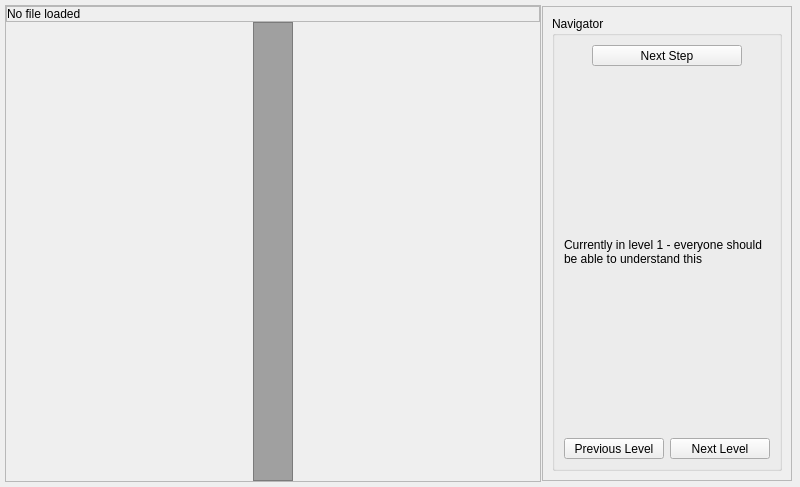
<?xml version="1.0" encoding="UTF-8"?>
<ui version="4.0">
 <class>MainWindowViewMode</class>
 <widget class="QMainWindow" name="MainWindowViewMode">
  <property name="geometry">
   <rect>
    <x>0</x>
    <y>0</y>
    <width>800</width>
    <height>487</height>
   </rect>
  </property>
  <property name="sizePolicy">
   <sizepolicy hsizetype="Expanding" vsizetype="Expanding">
    <horstretch>0</horstretch>
    <verstretch>0</verstretch>
   </sizepolicy>
  </property>
  <property name="windowTitle">
   <string>gds - View Mode</string>
  </property>
  <property name="windowIcon">
   <iconset>
    <normaloff>gds_icon/gds_icon.bmp</normaloff>gds_icon/gds_icon.bmp</iconset>
  </property>
  <widget class="QWidget" name="centralwidget">
   <property name="sizePolicy">
    <sizepolicy hsizetype="Expanding" vsizetype="Expanding">
     <horstretch>0</horstretch>
     <verstretch>0</verstretch>
    </sizepolicy>
   </property>
   <property name="maximumSize">
    <size>
     <width>16777215</width>
     <height>16777215</height>
    </size>
   </property>
   <layout class="QHBoxLayout" name="horizontalLayout_2">
    <property name="spacing">
     <number>0</number>
    </property>
    <property name="margin">
     <number>5</number>
    </property>
    <item>
     <layout class="QHBoxLayout" name="horizontalLayout">
      <item>
       <widget class="QWidget" name="containerWidget" native="true">
        <property name="sizePolicy">
         <sizepolicy hsizetype="Expanding" vsizetype="Expanding">
          <horstretch>0</horstretch>
          <verstretch>0</verstretch>
         </sizepolicy>
        </property>
        <property name="minimumSize">
         <size>
          <width>0</width>
          <height>0</height>
         </size>
        </property>
        <property name="maximumSize">
         <size>
          <width>16777215</width>
          <height>16777215</height>
         </size>
        </property>
        <layout class="QHBoxLayout" name="horizontalLayout_5">
         <property name="spacing">
          <number>0</number>
         </property>
         <property name="margin">
          <number>0</number>
         </property>
         <item>
          <layout class="QVBoxLayout" name="verticalLayout_4">
           <property name="spacing">
            <number>0</number>
           </property>
           <property name="sizeConstraint">
            <enum>QLayout::SetDefaultConstraint</enum>
           </property>
           <property name="margin">
            <number>0</number>
           </property>
           <item>
            <widget class="QFrame" name="codePane">
             <property name="frameShape">
              <enum>QFrame::StyledPanel</enum>
             </property>
             <property name="frameShadow">
              <enum>QFrame::Raised</enum>
             </property>
             <layout class="QVBoxLayout" name="verticalLayout_5">
              <property name="spacing">
               <number>0</number>
              </property>
              <property name="margin">
               <number>0</number>
              </property>
              <item>
               <widget class="QFrame" name="frame_2">
                <property name="frameShape">
                 <enum>QFrame::StyledPanel</enum>
                </property>
                <property name="frameShadow">
                 <enum>QFrame::Raised</enum>
                </property>
                <layout class="QHBoxLayout" name="horizontalLayout_6">
                 <property name="spacing">
                  <number>3</number>
                 </property>
                 <property name="margin">
                  <number>0</number>
                 </property>
                 <item>
                  <widget class="QLabel" name="fileLabel">
                   <property name="text">
                    <string>No file loaded</string>
                   </property>
                   <property name="wordWrap">
                    <bool>true</bool>
                   </property>
                  </widget>
                 </item>
                </layout>
               </widget>
              </item>
              <item>
               <layout class="QHBoxLayout" name="codeLayout">
                <property name="spacing">
                 <number>0</number>
                </property>
                <item>
                 <widget class="QTextEdit" name="lineCounter">
                  <property name="minimumSize">
                   <size>
                    <width>40</width>
                    <height>0</height>
                   </size>
                  </property>
                  <property name="maximumSize">
                   <size>
                    <width>40</width>
                    <height>16777215</height>
                   </size>
                  </property>
                  <property name="palette">
                   <palette>
                    <active>
                     <colorrole role="Button">
                      <brush brushstyle="SolidPattern">
                       <color alpha="255">
                        <red>160</red>
                        <green>160</green>
                        <blue>160</blue>
                       </color>
                      </brush>
                     </colorrole>
                     <colorrole role="Light">
                      <brush brushstyle="SolidPattern">
                       <color alpha="255">
                        <red>160</red>
                        <green>160</green>
                        <blue>160</blue>
                       </color>
                      </brush>
                     </colorrole>
                     <colorrole role="Midlight">
                      <brush brushstyle="SolidPattern">
                       <color alpha="255">
                        <red>160</red>
                        <green>160</green>
                        <blue>160</blue>
                       </color>
                      </brush>
                     </colorrole>
                     <colorrole role="Base">
                      <brush brushstyle="SolidPattern">
                       <color alpha="255">
                        <red>160</red>
                        <green>160</green>
                        <blue>160</blue>
                       </color>
                      </brush>
                     </colorrole>
                     <colorrole role="Window">
                      <brush brushstyle="SolidPattern">
                       <color alpha="255">
                        <red>160</red>
                        <green>160</green>
                        <blue>160</blue>
                       </color>
                      </brush>
                     </colorrole>
                     <colorrole role="AlternateBase">
                      <brush brushstyle="SolidPattern">
                       <color alpha="255">
                        <red>160</red>
                        <green>160</green>
                        <blue>160</blue>
                       </color>
                      </brush>
                     </colorrole>
                    </active>
                    <inactive>
                     <colorrole role="Button">
                      <brush brushstyle="SolidPattern">
                       <color alpha="255">
                        <red>160</red>
                        <green>160</green>
                        <blue>160</blue>
                       </color>
                      </brush>
                     </colorrole>
                     <colorrole role="Light">
                      <brush brushstyle="SolidPattern">
                       <color alpha="255">
                        <red>160</red>
                        <green>160</green>
                        <blue>160</blue>
                       </color>
                      </brush>
                     </colorrole>
                     <colorrole role="Midlight">
                      <brush brushstyle="SolidPattern">
                       <color alpha="255">
                        <red>160</red>
                        <green>160</green>
                        <blue>160</blue>
                       </color>
                      </brush>
                     </colorrole>
                     <colorrole role="Base">
                      <brush brushstyle="SolidPattern">
                       <color alpha="255">
                        <red>160</red>
                        <green>160</green>
                        <blue>160</blue>
                       </color>
                      </brush>
                     </colorrole>
                     <colorrole role="Window">
                      <brush brushstyle="SolidPattern">
                       <color alpha="255">
                        <red>160</red>
                        <green>160</green>
                        <blue>160</blue>
                       </color>
                      </brush>
                     </colorrole>
                     <colorrole role="AlternateBase">
                      <brush brushstyle="SolidPattern">
                       <color alpha="255">
                        <red>160</red>
                        <green>160</green>
                        <blue>160</blue>
                       </color>
                      </brush>
                     </colorrole>
                    </inactive>
                    <disabled>
                     <colorrole role="Button">
                      <brush brushstyle="SolidPattern">
                       <color alpha="255">
                        <red>160</red>
                        <green>160</green>
                        <blue>160</blue>
                       </color>
                      </brush>
                     </colorrole>
                     <colorrole role="Light">
                      <brush brushstyle="SolidPattern">
                       <color alpha="255">
                        <red>160</red>
                        <green>160</green>
                        <blue>160</blue>
                       </color>
                      </brush>
                     </colorrole>
                     <colorrole role="Midlight">
                      <brush brushstyle="SolidPattern">
                       <color alpha="255">
                        <red>160</red>
                        <green>160</green>
                        <blue>160</blue>
                       </color>
                      </brush>
                     </colorrole>
                     <colorrole role="Base">
                      <brush brushstyle="SolidPattern">
                       <color alpha="255">
                        <red>160</red>
                        <green>160</green>
                        <blue>160</blue>
                       </color>
                      </brush>
                     </colorrole>
                     <colorrole role="Window">
                      <brush brushstyle="SolidPattern">
                       <color alpha="255">
                        <red>160</red>
                        <green>160</green>
                        <blue>160</blue>
                       </color>
                      </brush>
                     </colorrole>
                     <colorrole role="AlternateBase">
                      <brush brushstyle="SolidPattern">
                       <color alpha="255">
                        <red>160</red>
                        <green>160</green>
                        <blue>160</blue>
                       </color>
                      </brush>
                     </colorrole>
                    </disabled>
                   </palette>
                  </property>
                  <property name="verticalScrollBarPolicy">
                   <enum>Qt::ScrollBarAlwaysOff</enum>
                  </property>
                  <property name="horizontalScrollBarPolicy">
                   <enum>Qt::ScrollBarAlwaysOff</enum>
                  </property>
                  <property name="lineWrapMode">
                   <enum>QTextEdit::NoWrap</enum>
                  </property>
                  <property name="readOnly">
                   <bool>true</bool>
                  </property>
                 </widget>
                </item>
               </layout>
              </item>
             </layout>
            </widget>
           </item>
          </layout>
         </item>
        </layout>
       </widget>
      </item>
      <item>
       <layout class="QVBoxLayout" name="centralArea" stretch="0,0,0">
        <property name="spacing">
         <number>0</number>
        </property>
        <property name="margin">
         <number>1</number>
        </property>
        <item>
         <layout class="QGridLayout" name="graphLayout">
          <property name="horizontalSpacing">
           <number>0</number>
          </property>
         </layout>
        </item>
        <item>
         <layout class="QGridLayout" name="gridLayout" rowstretch="0">
          <property name="spacing">
           <number>0</number>
          </property>
          <item row="0" column="0">
           <widget class="QFrame" name="frame">
            <property name="frameShape">
             <enum>QFrame::StyledPanel</enum>
            </property>
            <property name="frameShadow">
             <enum>QFrame::Raised</enum>
            </property>
            <layout class="QVBoxLayout" name="verticalLayout">
             <item>
              <widget class="QGroupBox" name="groupBox">
               <property name="title">
                <string>Navigator</string>
               </property>
               <layout class="QVBoxLayout" name="verticalLayout_2">
                <item>
                 <layout class="QHBoxLayout" name="horizontalLayout_4">
                  <item>
                   <widget class="QToolButton" name="nextStepBtn">
                    <property name="minimumSize">
                     <size>
                      <width>150</width>
                      <height>20</height>
                     </size>
                    </property>
                    <property name="text">
                     <string>Next Step</string>
                    </property>
                   </widget>
                  </item>
                 </layout>
                </item>
                <item>
                 <widget class="QLabel" name="currentLevelLabel">
                  <property name="text">
                   <string>Currently in level 1 - everyone should be able to understand this</string>
                  </property>
                  <property name="wordWrap">
                   <bool>true</bool>
                  </property>
                 </widget>
                </item>
                <item>
                 <layout class="QHBoxLayout" name="horizontalLayout_3">
                  <item>
                   <widget class="QToolButton" name="goToPreviousLevel">
                    <property name="minimumSize">
                     <size>
                      <width>100</width>
                      <height>0</height>
                     </size>
                    </property>
                    <property name="text">
                     <string>Previous Level</string>
                    </property>
                    <property name="icon">
                     <iconset resource="GDSResources.qrc">
                      <normaloff>:/genericResources/genericresources/arrow_left.ico</normaloff>:/genericResources/genericresources/arrow_left.ico</iconset>
                    </property>
                    <property name="toolButtonStyle">
                     <enum>Qt::ToolButtonTextUnderIcon</enum>
                    </property>
                   </widget>
                  </item>
                  <item>
                   <widget class="QToolButton" name="goToNextLevel">
                    <property name="minimumSize">
                     <size>
                      <width>100</width>
                      <height>0</height>
                     </size>
                    </property>
                    <property name="text">
                     <string>Next Level</string>
                    </property>
                    <property name="icon">
                     <iconset resource="GDSResources.qrc">
                      <normaloff>:/genericResources/genericresources/arrow_right.ico</normaloff>:/genericResources/genericresources/arrow_right.ico</iconset>
                    </property>
                    <property name="toolButtonStyle">
                     <enum>Qt::ToolButtonTextUnderIcon</enum>
                    </property>
                    <property name="autoRaise">
                     <bool>false</bool>
                    </property>
                    <property name="arrowType">
                     <enum>Qt::NoArrow</enum>
                    </property>
                   </widget>
                  </item>
                 </layout>
                </item>
               </layout>
              </widget>
             </item>
            </layout>
           </widget>
          </item>
         </layout>
        </item>
        <item>
         <spacer name="horizontalSpacer_2">
          <property name="orientation">
           <enum>Qt::Horizontal</enum>
          </property>
          <property name="sizeType">
           <enum>QSizePolicy::Minimum</enum>
          </property>
          <property name="sizeHint" stdset="0">
           <size>
            <width>200</width>
            <height>0</height>
           </size>
          </property>
         </spacer>
        </item>
       </layout>
      </item>
      <item>
       <layout class="QVBoxLayout" name="rightArea">
        <property name="spacing">
         <number>0</number>
        </property>
        <property name="margin">
         <number>1</number>
        </property>
       </layout>
      </item>
     </layout>
    </item>
   </layout>
  </widget>
 </widget>
 <resources>
  <include location="GDSResources.qrc"/>
 </resources>
 <connections/>
</ui>
